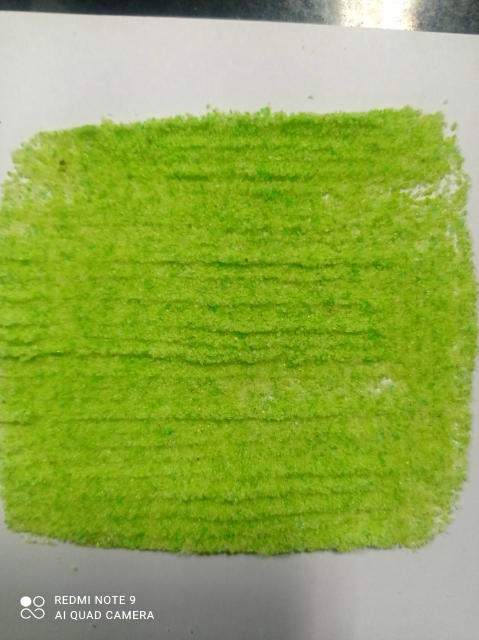
#> input picture Green Calculation/Test 2.jpeg, 957 x 1280 px, found by its file name (shown at 1/2 size)
$ jupyter execute 'color spaces.ipynb'
#> lines starting #> are read from the running program, lines starting #| are printed output that depends on the picture
[cell 1]
import cv2
import numpy as np

[cell 2]
imagePath = "D:\OneDrive - Indian Institute of Technology Guwahati\Work Related\Image Analysis Color Percentage/"
img = cv2.imread(imagePath+"Test 2.jpeg")
#> img is the input picture: shape (1280, 957, 3); mean B, G, R 75.5, 169, 144.8

[cell 3]
def imshow(img):
    cv2.imshow("img", img)
    cv2.waitKey(0)
    cv2.destroyAllWindows()

[cell 4]
# rgb color space

imshow(img)
rgbimg = cv2.cvtColor(img, cv2.COLOR_BGR2RGB)
imshow(rgbimg)

[cell 5]
# hsv color space
imshow(img)
grayimg = cv2.cvtColor(img, cv2.COLOR_BGR2GRAY)
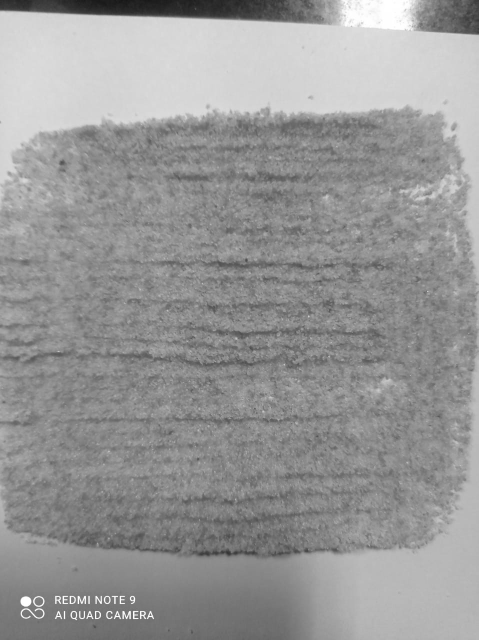
#> grayimg: shape (1280, 957) (shown at 1/2 size); min 21, max 255, mean 151.1
imshow(grayimg)
hsvimg = cv2.cvtColor(img, cv2.COLOR_BGR2HSV)
#> hsvimg: shape (1280, 957, 3); mean H, S, V 37.2, 146.2, 169.2
imshow(hsvimg)
# value channel of hsv
imshow(hsvimg[:,:,2])


$ run again, with Green Calculation/Test 1.jpeg copied over Green Calculation/Test 2.jpeg
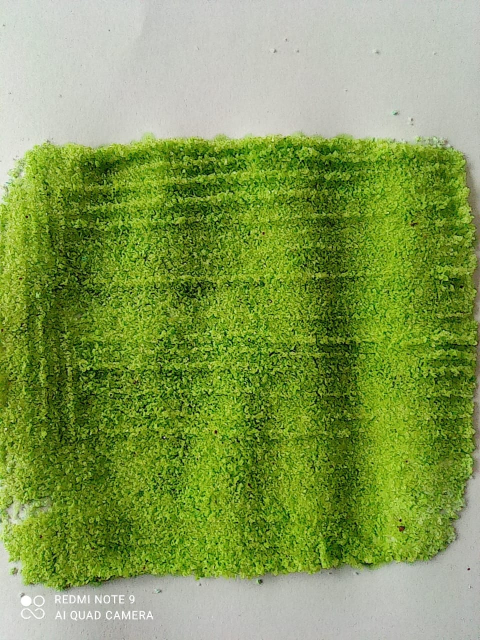
#> input picture Green Calculation/Test 1.jpeg, 960 x 1280 px, found by its file name (shown at 1/2 size)
#> img is the input picture: shape (1280, 960, 3); mean B, G, R 85, 156.1, 132.3
#> `grayimg = cv2.cvtColor(img, cv2.COLOR_BGR2GRAY)`:
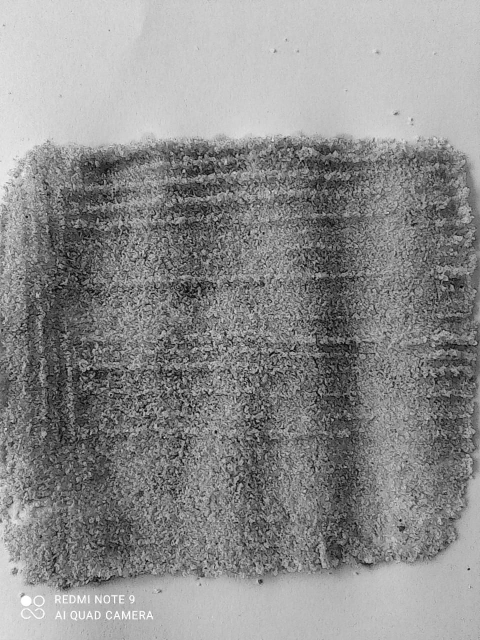
#> grayimg: shape (1280, 960) (shown at 1/2 size); min 0, max 255, mean 140.8
#> hsvimg: shape (1280, 960, 3); mean H, S, V 40.5, 138.5, 156.1

$ run again, with Green Calculation/Test 3.jpeg copied over Green Calculation/Test 2.jpeg
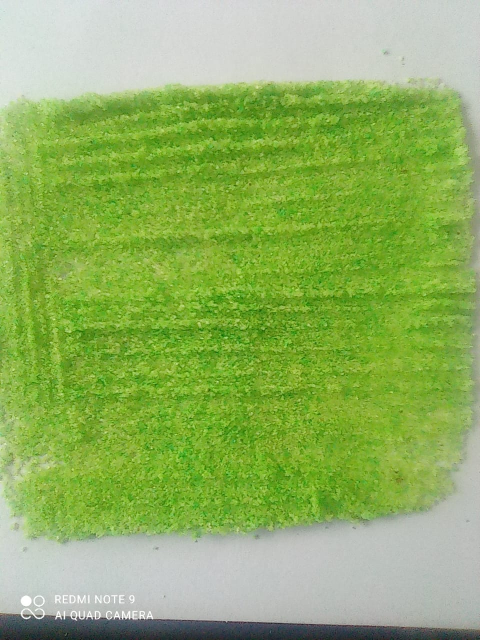
#> input picture Green Calculation/Test 3.jpeg, 960 x 1280 px, found by its file name (shown at 1/2 size)
#> img is the input picture: shape (1280, 960, 3); mean B, G, R 96.5, 177.4, 143.8
#> `grayimg = cv2.cvtColor(img, cv2.COLOR_BGR2GRAY)`:
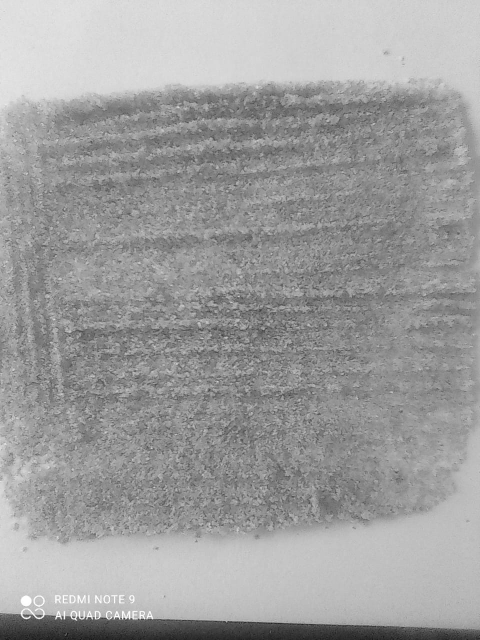
#> grayimg: shape (1280, 960) (shown at 1/2 size); min 2, max 255, mean 158.1
#> hsvimg: shape (1280, 960, 3); mean H, S, V 49.3, 124.2, 177.6
#> in imshow (call 6), `cv2.imshow("img", img)`:
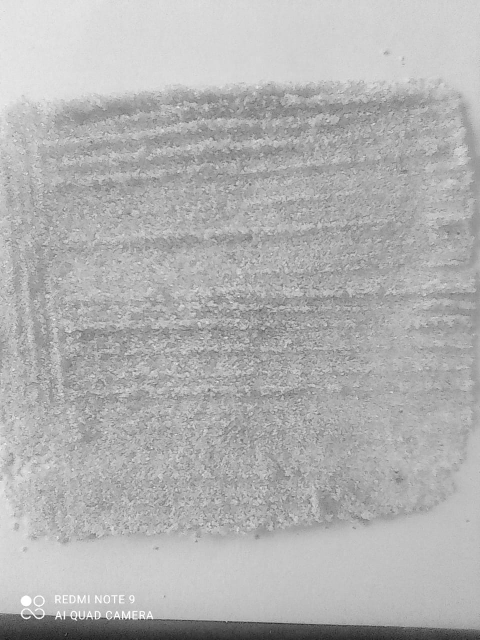
#> window 'img': shape (1280, 960) (shown at 1/2 size); min 4, max 255, mean 177.6

$ run again, with Green Calculation/Test 4.jpeg copied over Green Calculation/Test 2.jpeg
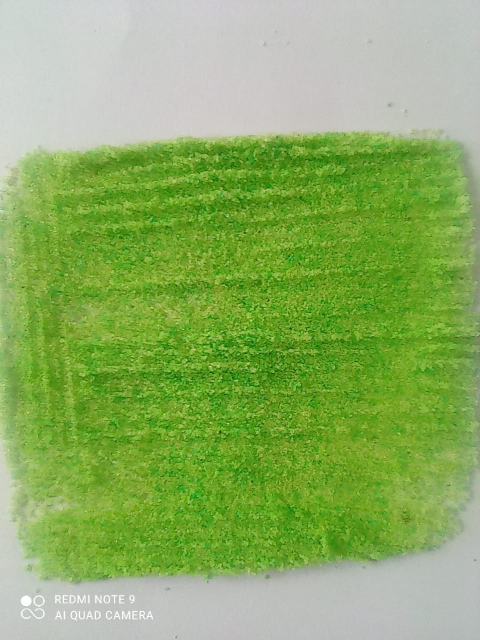
#> input picture Green Calculation/Test 4.jpeg, 960 x 1280 px, found by its file name (shown at 1/2 size)
#> img is the input picture: shape (1280, 960, 3); mean B, G, R 99.1, 174.5, 139.7
#> `grayimg = cv2.cvtColor(img, cv2.COLOR_BGR2GRAY)`:
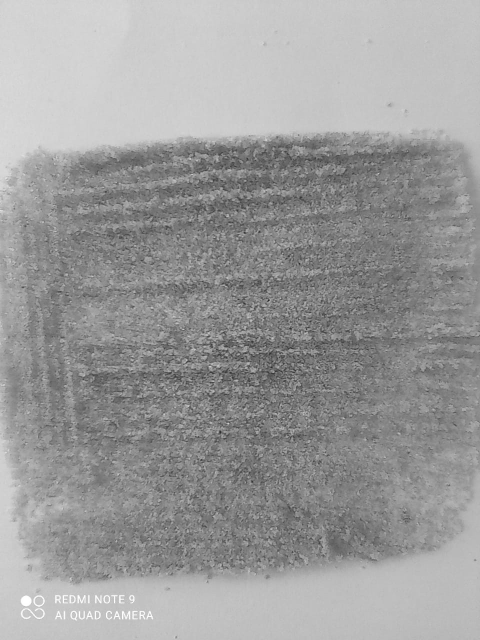
#> grayimg: shape (1280, 960) (shown at 1/2 size); min 26, max 255, mean 155.5
#> hsvimg: shape (1280, 960, 3); mean H, S, V 45.8, 121.1, 174.7
#> in imshow (call 6), `cv2.imshow("img", img)`:
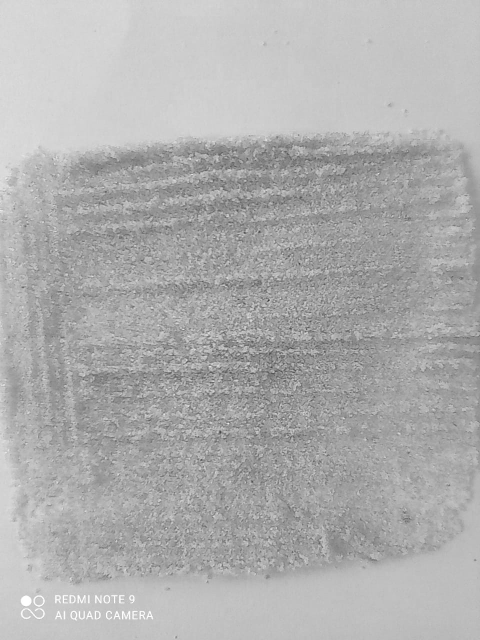
#> window 'img': shape (1280, 960) (shown at 1/2 size); min 42, max 255, mean 174.7
